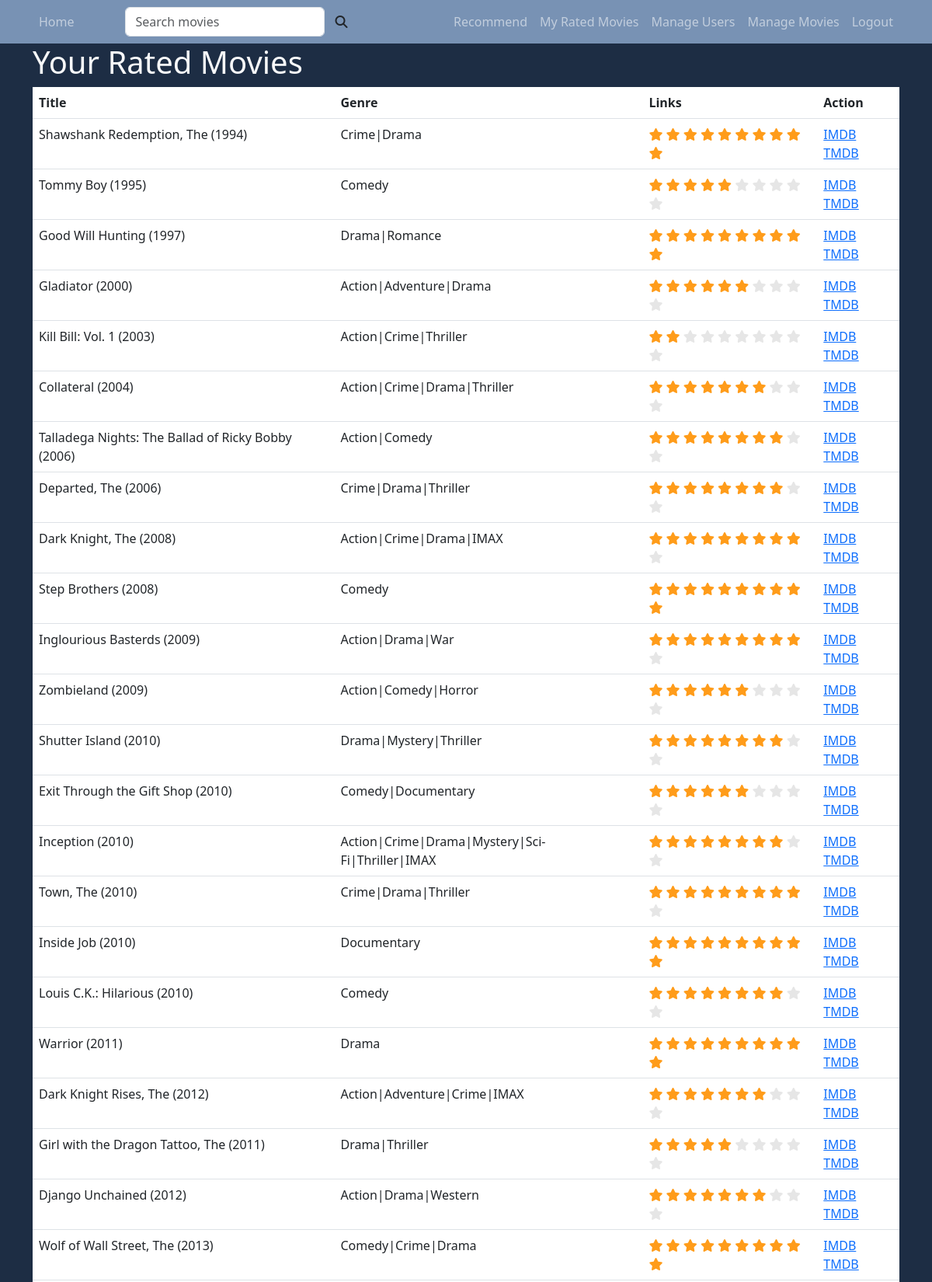
Screenshot of /rated_movies (signed in, upper part) with the database file from the repository.
### website/models.py (models this page shows, shortened)
class Movie(db.Model):
    id = db.Column(db.Integer, primary_key=True)
    title = db.Column(db.String(200), nullable=False)
    genre = db.Column(db.String(200), nullable=False)

class Rating(db.Model):
    __tablename__ = 'ratings'
    id = db.Column(db.Integer, primary_key=True)
    user_id = db.Column(db.Integer, db.ForeignKey('user.id'), nullable=False)
    movie_id = db.Column(db.Integer, db.ForeignKey('movie.id'), nullable=False)
    rating = db.Column(db.Float)
    timestamp = db.Column(db.Integer)
    movie = db.relationship('Movie', backref='ratings', lazy=True)

### website/views.py (the view)
@views.route('/rated_movies')
@login_required
def rated_movies():
    rated_movies = db.session.query(Movie, Rating,Link).join(Rating, Movie.id == Rating.movie_id).join(Link, Movie.id == Link.movie_id).filter(Rating.user_id == current_user.id).all()
    return render_template("rated_movies.html", rated_movies=rated_movies, user=current_user)

### website/templates/rated_movies.html (shortened to what this page needs)
{% extends "base.html" %}
{% block content %}
<div class="container">
<div class="table-responsive ">
  <h1 class="text-light">Your Rated Movies</h1>
            <div class="table-responsive">
              <table class="table text-light">
                <thead>
                  <tr>
                    <th>Title</th>
                    <th>Genre</th>
                    <th>Links</th>
                    <th>Action</th>
                  </tr>
                </thead>
                <tbody>
                  {% for movie, rating,link in rated_movies %}
                  <tr>
                    <td>{{ movie.title }}</td>
                    <td>{{ movie.genre }}</td>
                    <td>
                      <div class="stars" id="stars-{{ movie.id }}" data-rating="{{ rating.rating }}">
                          {% for i in range(1, 11) %}
                          <i class="fas fa-star" data-value="{{ i/2 }}" data-movie-id="{{ movie.id }}"></i>
                          {% endfor %}
                      </td>
                    <td>
                      <a href="https://www.imdb.com/title/tt{{ link.imdb_id }}/" target="_blank">IMDB</a>
                      <a href="https://www.themoviedb.org/movie/{{ link.tmdb_id }}?language=en-US" target="_blank">TMDB</a>
                    </td>
                  </tr>
                  {% endfor %}
                </tbody>
              </table>
            </div>
{% endblock %}

### website/templates/base.html (shortened to what this page needs)
<!DOCTYPE html>
<html>
  <head>
    <link rel="stylesheet" href="https://cdnjs.cloudflare.com/ajax/libs/font-awesome/6.2.1/css/all.min.css" />
    <link href="https://cdn.jsdelivr.net/npm/bootstrap@5.3.0-alpha1/dist/css/bootstrap.min.css" rel="stylesheet">
  </head>
  <body>
    {% if current_user.is_authenticated %}
    <nav class="navbar customNavbar navbar-expand-lg navbar-dark">
      <div class="container">
      <div class="collapse navbar-collapse" id="navbar">
        <ul class="navbar-nav">
          <li class="nav-item">
            <a class="nav-link" id="home" href="/">Home</a>
          </li>
        </ul>
        <form action="{{ url_for('views.search') }}" method="POST" class="mx-auto">
          <div style="display: flex;">
            <input type="text" class="form-control" name="title" placeholder="Search movies" aria-label="Search movies">
            <button type="submit" class="btn "><i class="fa fa-search"></i></button>
        </div>
        </form>
        <ul class="navbar-nav ms-auto">
          <li class="nav-item">
            <a class="nav-item nav-link" id="recommend" href="/recommend">Recommend</a>
          </li>
          <li class="nav-item">
            <a class="nav-item nav-link" id="myRatedMovies" href="/rated_movies">My Rated Movies</a>
          </li>
          <li class="nav-item">
            <a class="nav-item nav-link" id="manageUsers" href="/user">Manage Users</a>
          </li>
          <li class="nav-item">
            <a class="nav-item nav-link" id="manageMovies" href="/movies">Manage Movies</a>
          </li>
          <li class="nav-item">
            <a class="nav-link" id="logout" href="/logout">Logout</a>
          </li>
        </ul>
        </div>
      </div>
      </nav>
    {%endif%}
        {% block content %}
        {% endblock %}
  </body>
</html>

### website/templates/base.html (style rules this page uses)
body { background-color: #1D2D44; padding-bottom: 70px; }
.customNavbar { background-color: #7892B4; }

### website/templates/rated_movies.html (style rules this page uses)
.stars i { color: #e6e6e6; cursor: pointer; transition: color 0.2s ease; }
.stars i.active { color: #ff9c1a; }

### rows the page displays
Movie: title "Shawshank Redemption, The (1994)", genre "Crime|Drama", {{ i/2 }} 0.5 (drawn), {{ i/2 }} 1.0 (drawn), {{ i/2 }} 1.5 (drawn), {{ i/2 }} 2.0 (drawn), {{ i/2 }} 2.5 (drawn), {{ i/2 }} 3.0 (drawn), {{ i/2 }} 3.5 (drawn), {{ i/2 }} 4.0 (drawn), {{ i/2 }} 4.5 (drawn), {{ i/2 }} 5.0 (drawn)
Movie: title "Tommy Boy (1995)", genre "Comedy", {{ i/2 }} 0.5 (drawn), {{ i/2 }} 1.0 (drawn), {{ i/2 }} 1.5 (drawn), {{ i/2 }} 2.0 (drawn), {{ i/2 }} 2.5 (drawn), {{ i/2 }} 3.0 (drawn), {{ i/2 }} 3.5 (drawn), {{ i/2 }} 4.0 (drawn), {{ i/2 }} 4.5 (drawn), {{ i/2 }} 5.0 (drawn)
Movie: title "Good Will Hunting (1997)", genre "Drama|Romance", {{ i/2 }} 0.5 (drawn), {{ i/2 }} 1.0 (drawn), {{ i/2 }} 1.5 (drawn), {{ i/2 }} 2.0 (drawn), {{ i/2 }} 2.5 (drawn), {{ i/2 }} 3.0 (drawn), {{ i/2 }} 3.5 (drawn), {{ i/2 }} 4.0 (drawn), {{ i/2 }} 4.5 (drawn), {{ i/2 }} 5.0 (drawn)
Movie: title "Gladiator (2000)", genre "Action|Adventure|Drama", {{ i/2 }} 0.5 (drawn), {{ i/2 }} 1.0 (drawn), {{ i/2 }} 1.5 (drawn), {{ i/2 }} 2.0 (drawn), {{ i/2 }} 2.5 (drawn), {{ i/2 }} 3.0 (drawn), {{ i/2 }} 3.5 (drawn), {{ i/2 }} 4.0 (drawn), {{ i/2 }} 4.5 (drawn), {{ i/2 }} 5.0 (drawn)
Rating: title "Kill Bill: Vol. 1 (2003)", genre "Action|Crime|Thriller", {{ i/2 }} 0.5 (drawn), {{ i/2 }} 1.0 (drawn), {{ i/2 }} 1.5 (drawn), {{ i/2 }} 2.0 (drawn), {{ i/2 }} 2.5 (drawn), {{ i/2 }} 3.0 (drawn), {{ i/2 }} 3.5 (drawn), {{ i/2 }} 4.0 (drawn), {{ i/2 }} 4.5 (drawn), {{ i/2 }} 5.0 (drawn)
Rating: title "Collateral (2004)", genre "Action|Crime|Drama|Thriller", {{ i/2 }} 0.5 (drawn), {{ i/2 }} 1.0 (drawn), {{ i/2 }} 1.5 (drawn), {{ i/2 }} 2.0 (drawn), {{ i/2 }} 2.5 (drawn), {{ i/2 }} 3.0 (drawn), {{ i/2 }} 3.5 (drawn), {{ i/2 }} 4.0 (drawn), {{ i/2 }} 4.5 (drawn), {{ i/2 }} 5.0 (drawn)
Rating: title "Talladega Nights: The Ballad of Ricky Bobby (2006)", genre "Action|Comedy", {{ i/2 }} 0.5 (drawn), {{ i/2 }} 1.0 (drawn), {{ i/2 }} 1.5 (drawn), {{ i/2 }} 2.0 (drawn), {{ i/2 }} 2.5 (drawn), {{ i/2 }} 3.0 (drawn), {{ i/2 }} 3.5 (drawn), {{ i/2 }} 4.0 (drawn), {{ i/2 }} 4.5 (drawn), {{ i/2 }} 5.0 (drawn)
Rating: title "Departed, The (2006)", genre "Crime|Drama|Thriller", {{ i/2 }} 0.5 (drawn), {{ i/2 }} 1.0 (drawn), {{ i/2 }} 1.5 (drawn), {{ i/2 }} 2.0 (drawn), {{ i/2 }} 2.5 (drawn), {{ i/2 }} 3.0 (drawn), {{ i/2 }} 3.5 (drawn), {{ i/2 }} 4.0 (drawn), {{ i/2 }} 4.5 (drawn), {{ i/2 }} 5.0 (drawn)
Rating: title "Dark Knight, The (2008)", genre "Action|Crime|Drama|IMAX", {{ i/2 }} 0.5 (drawn), {{ i/2 }} 1.0 (drawn), {{ i/2 }} 1.5 (drawn), {{ i/2 }} 2.0 (drawn), {{ i/2 }} 2.5 (drawn), {{ i/2 }} 3.0 (drawn), {{ i/2 }} 3.5 (drawn), {{ i/2 }} 4.0 (drawn), {{ i/2 }} 4.5 (drawn), {{ i/2 }} 5.0 (drawn)
Rating: title "Step Brothers (2008)", genre "Comedy", {{ i/2 }} 0.5 (drawn), {{ i/2 }} 1.0 (drawn), {{ i/2 }} 1.5 (drawn), {{ i/2 }} 2.0 (drawn), {{ i/2 }} 2.5 (drawn), {{ i/2 }} 3.0 (drawn), {{ i/2 }} 3.5 (drawn), {{ i/2 }} 4.0 (drawn), {{ i/2 }} 4.5 (drawn), {{ i/2 }} 5.0 (drawn)
Rating: title "Inglourious Basterds (2009)", genre "Action|Drama|War", {{ i/2 }} 0.5 (drawn), {{ i/2 }} 1.0 (drawn), {{ i/2 }} 1.5 (drawn), {{ i/2 }} 2.0 (drawn), {{ i/2 }} 2.5 (drawn), {{ i/2 }} 3.0 (drawn), {{ i/2 }} 3.5 (drawn), {{ i/2 }} 4.0 (drawn), {{ i/2 }} 4.5 (drawn), {{ i/2 }} 5.0 (drawn)
Rating: title "Zombieland (2009)", genre "Action|Comedy|Horror", {{ i/2 }} 0.5 (drawn), {{ i/2 }} 1.0 (drawn), {{ i/2 }} 1.5 (drawn), {{ i/2 }} 2.0 (drawn), {{ i/2 }} 2.5 (drawn), {{ i/2 }} 3.0 (drawn), {{ i/2 }} 3.5 (drawn), {{ i/2 }} 4.0 (drawn), {{ i/2 }} 4.5 (drawn), {{ i/2 }} 5.0 (drawn)
Rating: title "Shutter Island (2010)", genre "Drama|Mystery|Thriller", {{ i/2 }} 0.5 (drawn), {{ i/2 }} 1.0 (drawn), {{ i/2 }} 1.5 (drawn), {{ i/2 }} 2.0 (drawn), {{ i/2 }} 2.5 (drawn), {{ i/2 }} 3.0 (drawn), {{ i/2 }} 3.5 (drawn), {{ i/2 }} 4.0 (drawn), {{ i/2 }} 4.5 (drawn), {{ i/2 }} 5.0 (drawn)
Rating: title "Exit Through the Gift Shop (2010)", genre "Comedy|Documentary", {{ i/2 }} 0.5 (drawn), {{ i/2 }} 1.0 (drawn), {{ i/2 }} 1.5 (drawn), {{ i/2 }} 2.0 (drawn), {{ i/2 }} 2.5 (drawn), {{ i/2 }} 3.0 (drawn), {{ i/2 }} 3.5 (drawn), {{ i/2 }} 4.0 (drawn), {{ i/2 }} 4.5 (drawn), {{ i/2 }} 5.0 (drawn)
Rating: title "Inception (2010)", genre "Action|Crime|Drama|Mystery|Sci-Fi|Thriller|IMAX", {{ i/2 }} 0.5 (drawn), {{ i/2 }} 1.0 (drawn), {{ i/2 }} 1.5 (drawn), {{ i/2 }} 2.0 (drawn), {{ i/2 }} 2.5 (drawn), {{ i/2 }} 3.0 (drawn), {{ i/2 }} 3.5 (drawn), {{ i/2 }} 4.0 (drawn), {{ i/2 }} 4.5 (drawn), {{ i/2 }} 5.0 (drawn)
Rating: title "Town, The (2010)", genre "Crime|Drama|Thriller", {{ i/2 }} 0.5 (drawn), {{ i/2 }} 1.0 (drawn), {{ i/2 }} 1.5 (drawn), {{ i/2 }} 2.0 (drawn), {{ i/2 }} 2.5 (drawn), {{ i/2 }} 3.0 (drawn), {{ i/2 }} 3.5 (drawn), {{ i/2 }} 4.0 (drawn), {{ i/2 }} 4.5 (drawn), {{ i/2 }} 5.0 (drawn)
Rating: title "Inside Job (2010)", genre "Documentary", {{ i/2 }} 0.5 (drawn), {{ i/2 }} 1.0 (drawn), {{ i/2 }} 1.5 (drawn), {{ i/2 }} 2.0 (drawn), {{ i/2 }} 2.5 (drawn), {{ i/2 }} 3.0 (drawn), {{ i/2 }} 3.5 (drawn), {{ i/2 }} 4.0 (drawn), {{ i/2 }} 4.5 (drawn), {{ i/2 }} 5.0 (drawn)
Rating: title "Louis C.K.: Hilarious (2010)", genre "Comedy", {{ i/2 }} 0.5 (drawn), {{ i/2 }} 1.0 (drawn), {{ i/2 }} 1.5 (drawn), {{ i/2 }} 2.0 (drawn), {{ i/2 }} 2.5 (drawn), {{ i/2 }} 3.0 (drawn), {{ i/2 }} 3.5 (drawn), {{ i/2 }} 4.0 (drawn), {{ i/2 }} 4.5 (drawn), {{ i/2 }} 5.0 (drawn)
Rating: title "Warrior (2011)", genre "Drama", {{ i/2 }} 0.5 (drawn), {{ i/2 }} 1.0 (drawn), {{ i/2 }} 1.5 (drawn), {{ i/2 }} 2.0 (drawn), {{ i/2 }} 2.5 (drawn), {{ i/2 }} 3.0 (drawn), {{ i/2 }} 3.5 (drawn), {{ i/2 }} 4.0 (drawn), {{ i/2 }} 4.5 (drawn), {{ i/2 }} 5.0 (drawn)
Rating: title "Dark Knight Rises, The (2012)", genre "Action|Adventure|Crime|IMAX", {{ i/2 }} 0.5 (drawn), {{ i/2 }} 1.0 (drawn), {{ i/2 }} 1.5 (drawn), {{ i/2 }} 2.0 (drawn), {{ i/2 }} 2.5 (drawn), {{ i/2 }} 3.0 (drawn), {{ i/2 }} 3.5 (drawn), {{ i/2 }} 4.0 (drawn), {{ i/2 }} 4.5 (drawn), {{ i/2 }} 5.0 (drawn)
Rating: title "Girl with the Dragon Tattoo, The (2011)", genre "Drama|Thriller", {{ i/2 }} 0.5 (drawn), {{ i/2 }} 1.0 (drawn), {{ i/2 }} 1.5 (drawn), {{ i/2 }} 2.0 (drawn), {{ i/2 }} 2.5 (drawn), {{ i/2 }} 3.0 (drawn), {{ i/2 }} 3.5 (drawn), {{ i/2 }} 4.0 (drawn), {{ i/2 }} 4.5 (drawn), {{ i/2 }} 5.0 (drawn)
Rating: title "Django Unchained (2012)", genre "Action|Drama|Western", {{ i/2 }} 0.5 (drawn), {{ i/2 }} 1.0 (drawn), {{ i/2 }} 1.5 (drawn), {{ i/2 }} 2.0 (drawn), {{ i/2 }} 2.5 (drawn), {{ i/2 }} 3.0 (drawn), {{ i/2 }} 3.5 (drawn), {{ i/2 }} 4.0 (drawn), {{ i/2 }} 4.5 (drawn), {{ i/2 }} 5.0 (drawn)
Rating: title "Wolf of Wall Street, The (2013)", genre "Comedy|Crime|Drama", {{ i/2 }} 0.5 (drawn), {{ i/2 }} 1.0 (drawn), {{ i/2 }} 1.5 (drawn), {{ i/2 }} 2.0 (drawn), {{ i/2 }} 2.5 (drawn), {{ i/2 }} 3.0 (drawn), {{ i/2 }} 3.5 (drawn), {{ i/2 }} 4.0 (drawn), {{ i/2 }} 4.5 (drawn), {{ i/2 }} 5.0 (drawn)
